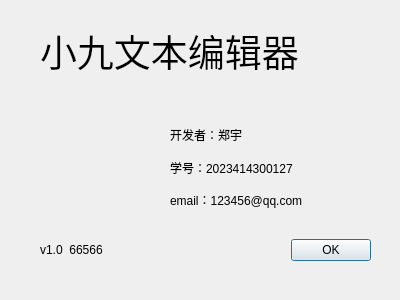
<?xml version="1.0" encoding="UTF-8"?>
<ui version="4.0">
 <class>AboutDialog</class>
 <widget class="QDialog" name="AboutDialog">
  <property name="geometry">
   <rect>
    <x>0</x>
    <y>0</y>
    <width>400</width>
    <height>300</height>
   </rect>
  </property>
  <property name="windowTitle">
   <string>Dialog</string>
  </property>
  <widget class="QDialogButtonBox" name="buttonBox">
   <property name="geometry">
    <rect>
     <x>270</x>
     <y>230</y>
     <width>101</width>
     <height>41</height>
    </rect>
   </property>
   <property name="orientation">
    <enum>Qt::Orientation::Horizontal</enum>
   </property>
   <property name="standardButtons">
    <set>QDialogButtonBox::StandardButton::Ok</set>
   </property>
  </widget>
  <widget class="QLabel" name="label">
   <property name="geometry">
    <rect>
     <x>40</x>
     <y>10</y>
     <width>341</width>
     <height>81</height>
    </rect>
   </property>
   <property name="font">
    <font>
     <pointsize>28</pointsize>
    </font>
   </property>
   <property name="text">
    <string>小九文本编辑器</string>
   </property>
  </widget>
  <widget class="QLabel" name="label_5">
   <property name="geometry">
    <rect>
     <x>40</x>
     <y>80</y>
     <width>81</width>
     <height>151</height>
    </rect>
   </property>
   <property name="styleSheet">
    <string notr="true">border-image: url(:/img/logo.svg);</string>
   </property>
   <property name="text">
    <string/>
   </property>
  </widget>
  <widget class="QLabel" name="label_8">
   <property name="geometry">
    <rect>
     <x>40</x>
     <y>240</y>
     <width>101</width>
     <height>19</height>
    </rect>
   </property>
   <property name="text">
    <string>v1.0  66566</string>
   </property>
  </widget>
  <widget class="QWidget" name="">
   <property name="geometry">
    <rect>
     <x>170</x>
     <y>122</y>
     <width>181</width>
     <height>91</height>
    </rect>
   </property>
   <layout class="QVBoxLayout" name="verticalLayout">
    <item>
     <widget class="QLabel" name="label_3">
      <property name="text">
       <string>开发者：郑宇</string>
      </property>
     </widget>
    </item>
    <item>
     <widget class="QLabel" name="label_2">
      <property name="text">
       <string>学号：2023414300127 </string>
      </property>
     </widget>
    </item>
    <item>
     <widget class="QLabel" name="label_4">
      <property name="text">
       <string>email：123456@qq.com</string>
      </property>
     </widget>
    </item>
   </layout>
  </widget>
 </widget>
 <resources/>
 <connections>
  <connection>
   <sender>buttonBox</sender>
   <signal>accepted()</signal>
   <receiver>AboutDialog</receiver>
   <slot>accept()</slot>
   <hints>
    <hint type="sourcelabel">
     <x>248</x>
     <y>254</y>
    </hint>
    <hint type="destinationlabel">
     <x>157</x>
     <y>274</y>
    </hint>
   </hints>
  </connection>
  <connection>
   <sender>buttonBox</sender>
   <signal>rejected()</signal>
   <receiver>AboutDialog</receiver>
   <slot>reject()</slot>
   <hints>
    <hint type="sourcelabel">
     <x>316</x>
     <y>260</y>
    </hint>
    <hint type="destinationlabel">
     <x>286</x>
     <y>274</y>
    </hint>
   </hints>
  </connection>
 </connections>
</ui>
